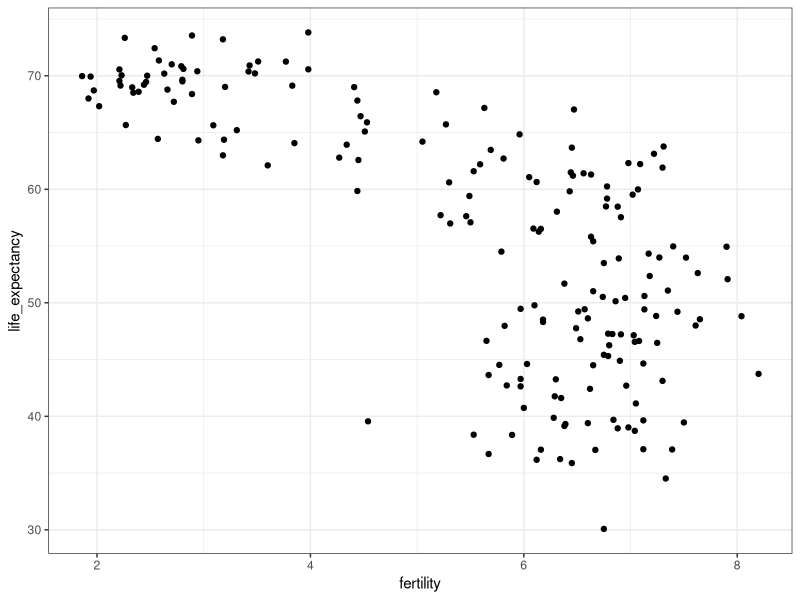
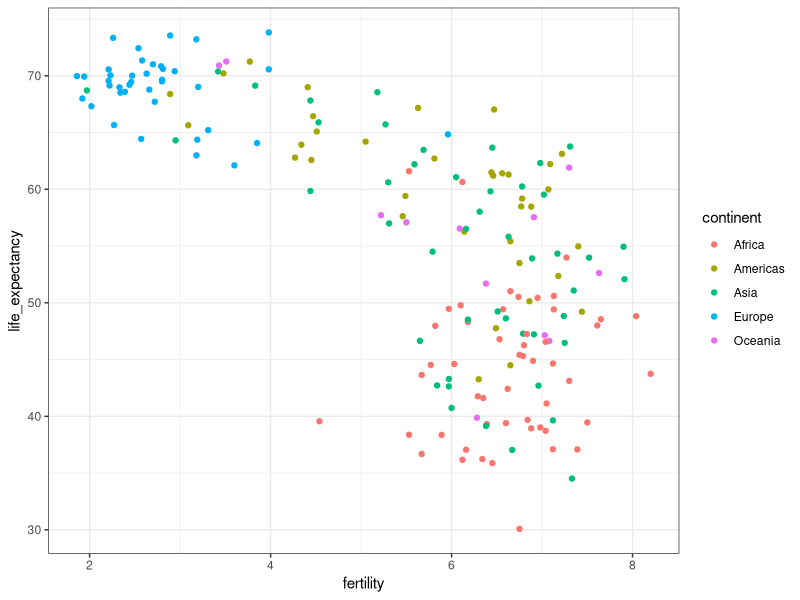
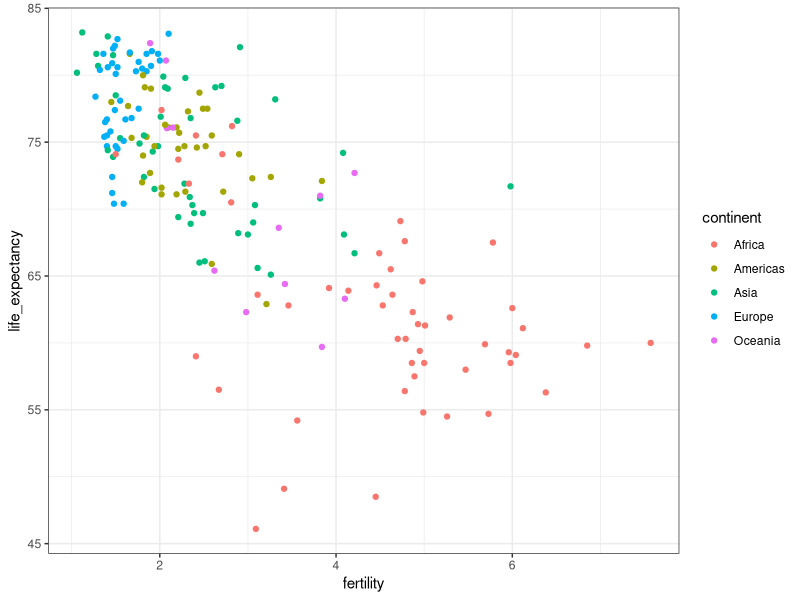
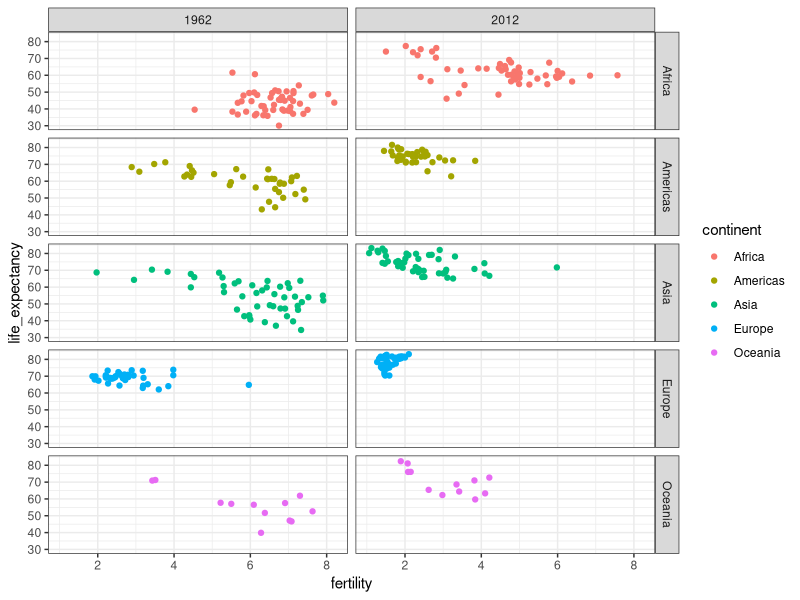
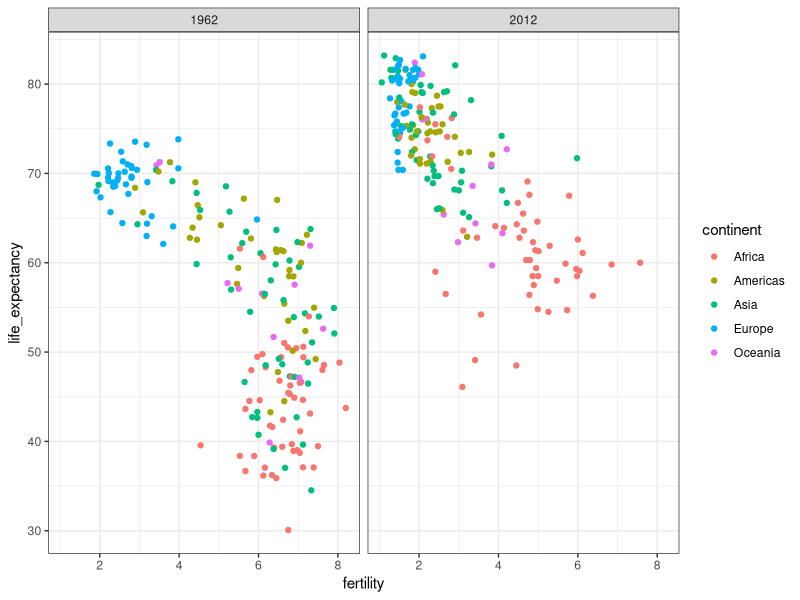
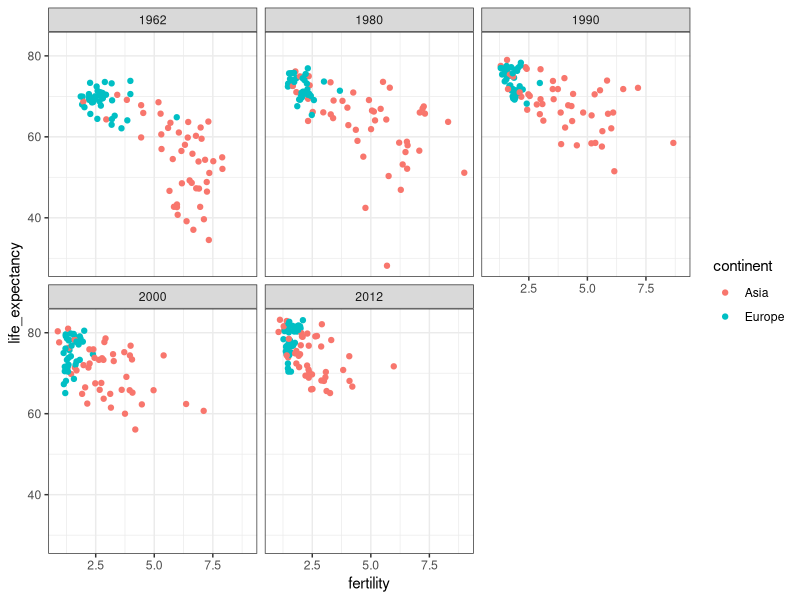
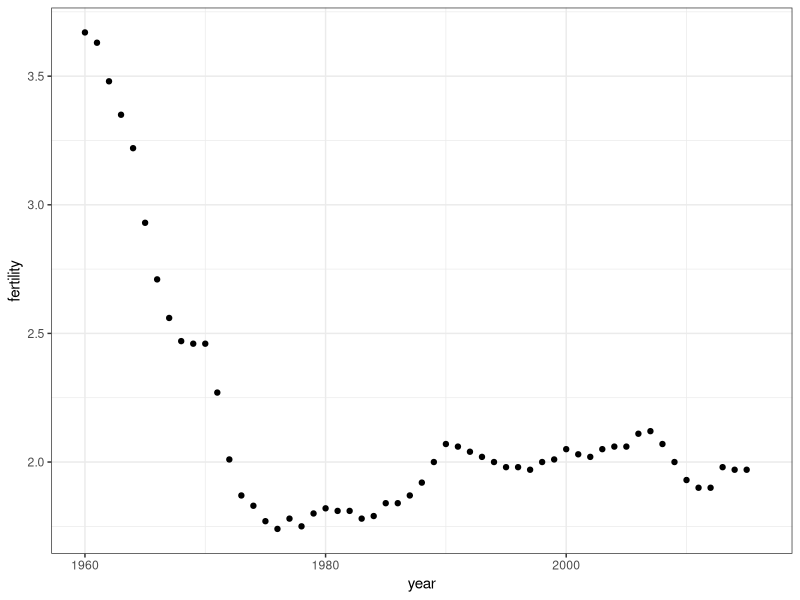
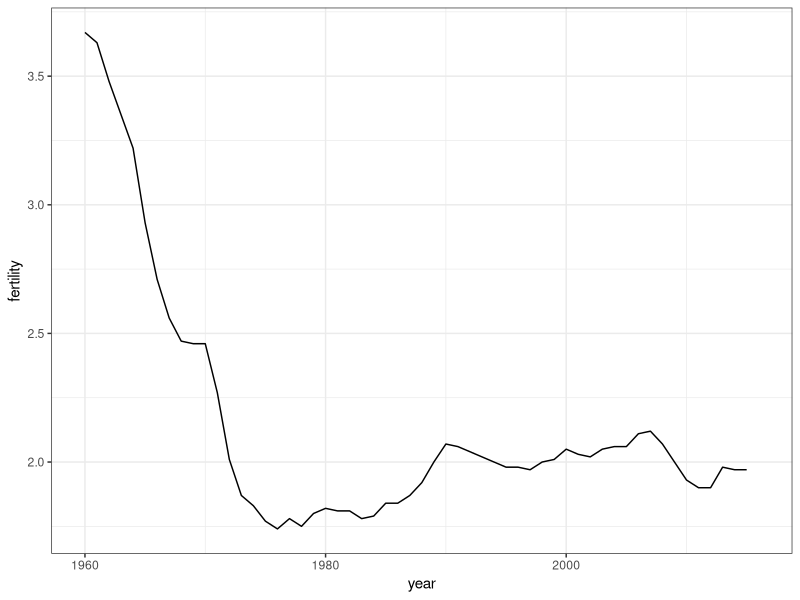

Reproduce these figures in R, in order.
## ---- chunk 1
# load and inspect gapminder data
library(tidyverse)
library(dslabs)
data(gapminder)
head(gapminder)

# compare infant mortality in Sri Lanka and Turkey
gapminder %>%
    filter(year == 2015 & country %in% c("Sri Lanka", "Turkey")) %>%
    select(country, infant_mortality)
## ---- chunk 2
ds_theme_set()
filter(gapminder, year == 1962) %>% ggplot(aes(fertility, life_expectancy)) + geom_point()

#Use different color for the continents
filter(gapminder, year == 1962) %>% ggplot(aes(fertility, life_expectancy, color = continent)) + geom_point()

#NOTE: that if we just change the year, the scale of the plot changed too！ --> Thus... we need to use facet!
filter(gapminder, year == 2012) %>% ggplot(aes(fertility, life_expectancy, color = continent)) + geom_point()
## ---- chunk 3
# facet by continent AND year
filter(gapminder, year %in% c(1962, 2012)) %>% ggplot(aes(fertility, life_expectancy, col = continent)) +  geom_point() + facet_grid(continent ~ year)

# facet by year only
filter(gapminder, year %in% c(1962, 2012)) %>% ggplot(aes(fertility, life_expectancy, col = continent)) + geom_point() + facet_grid(. ~ year)

# facet by year, plots wrapped onto multiple rows
years <- c(1962, 1980, 1990, 2000, 2012)
continents <- c("Europe", "Asia")
gapminder %>% filter(year %in% years & continent %in% continents) %>% ggplot(aes(fertility, life_expectancy, col = continent)) + geom_point() + facet_wrap(~year)

## ---- chunk 4
#Code: single time series
# scatterplot of US fertility by year
gapminder %>%
    filter(country == "United States") %>%
    ggplot(aes(year, fertility)) +
    geom_point()

# line plot of US fertility by year
gapminder %>%
    filter(country == "United States") %>%
    ggplot(aes(year, fertility)) +
    geom_line()


#Code: Multiple time series 
# line plot fertility time series for two countries- only one line (Incorrect!!!)
countries <- c("South Korea", "Germany")
gapminder %>% filter(country %in% countries) %>%
    ggplot(aes(year, fertility)) +
    geom_line()
    
# line plot fertility time series for two countries - one line per country (correct!!!)
gapminder %>% filter(country %in% countries) %>%
    ggplot(aes(year, fertility, group = country)) +
    geom_line()

# fertility time series for two countries - lines colored by country
gapminder %>% filter(country %in% countries) %>%
    ggplot(aes(year, fertility, col = country)) +
    geom_line() #col = color


#Code: Adding text labels to a plot
# life expectancy time series - lines colored by country and labeled
labels <- data.frame(country = countries, x = c(1975, 1965), y = c(60, 72))
gapminder %>% filter(country %in% countries) %>%
    ggplot(aes(year, life_expectancy, col = country)) +
    geom_line() + geom_text(data = labels, aes(x, y, label = country), size = 5) + theme(legend.position = "none")
## ---- chunk 5
#add dollars per DAY variable 
gapminder <- gapminder %>% mutate(dollars_per_day = gdp/population/365)

#histogram of dollars per day
past_year <- 1970

gapminder %>% filter(year == past_year & !is.na(gdp)) %>% ggplot(aes(dollars_per_day)) + geom_histogram(binwidth = 1, color = "black")

#repeat histogram with log2 scaled DATA
gapminder %>% filter(year == past_year & !is.na(gdp)) %>% ggplot(aes(log2(dollars_per_day))) + geom_histogram(binwidth = 1, color = "black")

#repeat histogram with log2 scaled X-Axis
gapminder %>% filter(year == past_year & !is.na(gdp)) %>% ggplot(aes(dollars_per_day)) + geom_histogram(binwidth = 1, color = "black") + scale_x_continuous(trans = "log2")
## ---- chunk 6
# add dollars per day variable
gapminder <- gapminder %>%
    mutate(dollars_per_day = gdp/population/365)
    
# number of regions
length(levels(gapminder$region))

# boxplot of GDP by region in 1970
past_year <- 1970
p <- gapminder %>%
    filter(year == past_year & !is.na(gdp)) %>%
    ggplot(aes(region, dollars_per_day))
p + geom_boxplot()

# rotate names on x-axis
p + geom_boxplot() +
    theme(axis.text.x = element_text(angle = 90, hjust = 1))
## ---- chunk 7
# by default, factor order is alphabetical
fac <- factor(c("Asia", "Asia", "West", "West", "West"))
levels(fac)

# reorder factor by the category means
value <- c(10, 11, 12, 6, 4)
fac <- reorder(fac, value, FUN = mean)
levels(fac)
## ---- chunk 8
# reorder by median income and color by continent
p <- gapminder %>%
    filter(year == past_year & !is.na(gdp)) %>%
    mutate(region = reorder(region, dollars_per_day, FUN = median)) %>%  # reorder
    ggplot(aes(region, dollars_per_day, fill = continent)) +    # color by continent
    geom_boxplot() + theme(axis.text.x = element_text(angle = 90, hjust = 1)) + xlab("")
p

# log2 scale y-axis
p + scale_y_continuous(trans = "log2")

# add data points
p + scale_y_continuous(trans = "log2") + geom_point(show.legend = FALSE)
